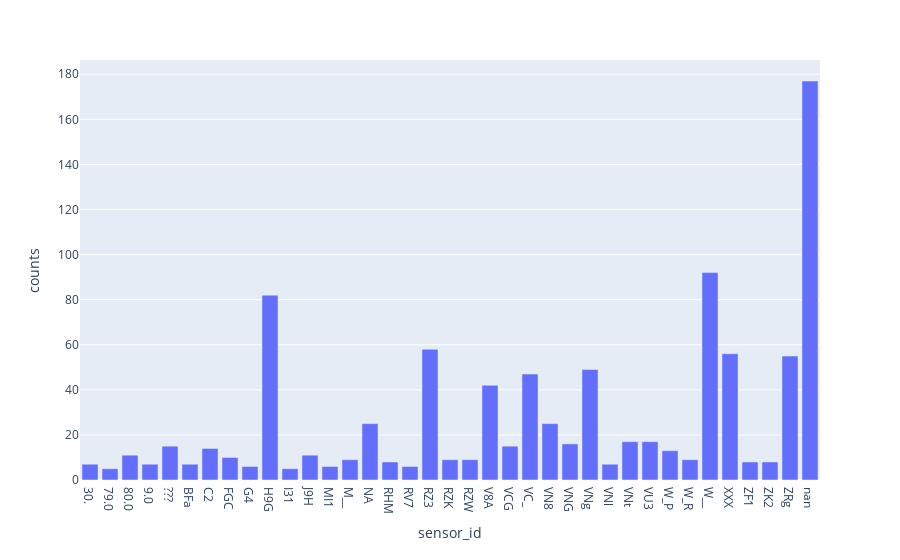

Notebook source saved alongside this figure:
### Markdown cell above
## Plotting distribution of Schroeder's sensors (only for at least 5 counts)

### Code cell
data_sch = data_sch.loc [data_sch.counts >= 5 ]

fig = px.bar(data_sch, x='sensor_id', y='counts')
fig.show()

### Figure 1 — Plotly figure (JSON) as saved in the notebook; plotly's stock layout.template omitted (floating-point values rounded to 4 significant figures)
{"data": [{"alignmentgroup": "True", "hovertemplate": "sensor_id=%{x}<br>counts=%{y}<extra></extra>", "legendgroup": "", "marker": {"color": "#636efa", "pattern": {"shape": ""}}, "name": "", "offsetgroup": "", "orientation": "v", "showlegend": false, "textposition": "auto", "type": "bar", "x": ["30.", "79.0", "80.0", "9.0", "???", "BFa", "C2", "FGC", "G4", "H9G", "I31", "J9H", "MI1", "M__", "NA", "RHM", "RV7", "RZ3", "RZK", "RZW", "V8A", "VCG", "VC_", "VN8", "VNG", "VNg", "VNl", "VNt", "VU3", "W_P", "W_R", "W__", "XXX", "ZF1", "ZK2", "ZRg", "nan"], "xaxis": "x", "y": [7, 5, 11, 7, 15, 7, 14, 10, 6, 82, 5, 11, 6, 9, 25, 8, 6, 58, 9, 9, 42, 15, 47, 25, 16, 49, 7, 17, 17, 13, 9, 92, 56, 8, 8, 55, 177], "yaxis": "y"}], "layout": {"autosize": true, "barmode": "relative", "legend": {"tracegroupgap": 0}, "margin": {"t": 60}, "xaxis": {"anchor": "y", "autorange": true, "domain": [0, 1], "range": [-0.5, 36.5], "title": {"text": "sensor_id"}, "type": "category"}, "yaxis": {"anchor": "x", "autorange": true, "domain": [0, 1], "range": [0, 186.3], "title": {"text": "counts"}, "type": "linear"}}}
